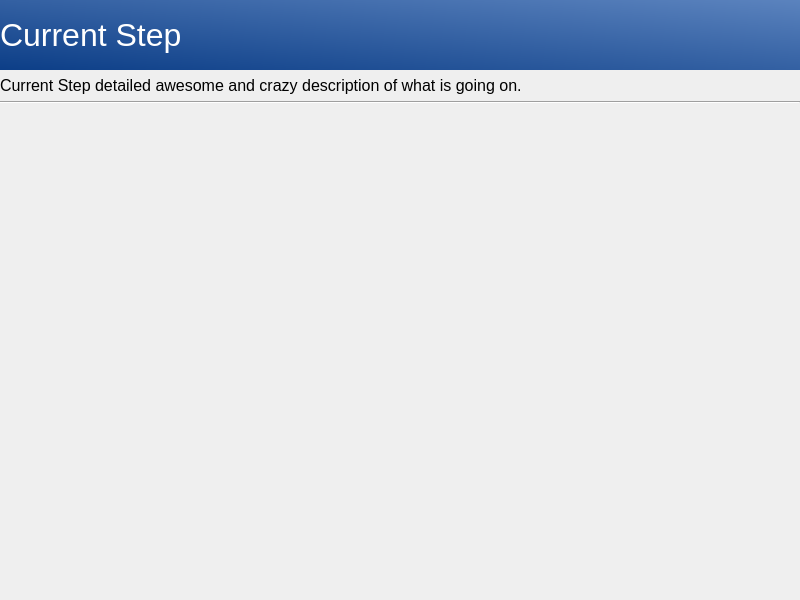
<?xml version="1.0" encoding="UTF-8"?>
<ui version="4.0">
 <class>MainWindow</class>
 <widget class="QMainWindow" name="MainWindow">
  <property name="enabled">
   <bool>true</bool>
  </property>
  <property name="geometry">
   <rect>
    <x>0</x>
    <y>0</y>
    <width>800</width>
    <height>600</height>
   </rect>
  </property>
  <property name="maximumSize">
   <size>
    <width>800</width>
    <height>600</height>
   </size>
  </property>
  <property name="windowTitle">
   <string>MainWindow</string>
  </property>
  <widget class="QWidget" name="centralWidget">
   <property name="sizePolicy">
    <sizepolicy hsizetype="Expanding" vsizetype="Expanding">
     <horstretch>0</horstretch>
     <verstretch>0</verstretch>
    </sizepolicy>
   </property>
   <layout class="QVBoxLayout" name="verticalLayout">
    <property name="leftMargin">
     <number>0</number>
    </property>
    <property name="topMargin">
     <number>0</number>
    </property>
    <property name="rightMargin">
     <number>0</number>
    </property>
    <item>
     <widget class="QLabel" name="labelCurrentStep">
      <property name="enabled">
       <bool>true</bool>
      </property>
      <property name="sizePolicy">
       <sizepolicy hsizetype="Preferred" vsizetype="Preferred">
        <horstretch>0</horstretch>
        <verstretch>0</verstretch>
       </sizepolicy>
      </property>
      <property name="minimumSize">
       <size>
        <width>799</width>
        <height>70</height>
       </size>
      </property>
      <property name="cursor">
       <cursorShape>WhatsThisCursor</cursorShape>
      </property>
      <property name="styleSheet">
       <string notr="true">background-color: qlineargradient(spread:pad, x1:0, y1:1, x2:1, y2:0, stop:0 rgba(12, 62, 135, 255), stop:1 rgba(91, 131, 190, 255));

font-size: 32px;
color: white;</string>
      </property>
      <property name="frameShape">
       <enum>QFrame::NoFrame</enum>
      </property>
      <property name="midLineWidth">
       <number>12</number>
      </property>
      <property name="text">
       <string>Current Step</string>
      </property>
      <property name="margin">
       <number>16</number>
      </property>
     </widget>
    </item>
    <item>
     <widget class="QLabel" name="labelStepDescription">
      <property name="maximumSize">
       <size>
        <width>700</width>
        <height>16777215</height>
       </size>
      </property>
      <property name="styleSheet">
       <string notr="true">font-size: 16px;</string>
      </property>
      <property name="text">
       <string>Current Step detailed awesome and crazy description of what is going on.</string>
      </property>
      <property name="wordWrap">
       <bool>true</bool>
      </property>
      <property name="margin">
       <number>16</number>
      </property>
     </widget>
    </item>
    <item>
     <widget class="Line" name="line">
      <property name="orientation">
       <enum>Qt::Horizontal</enum>
      </property>
     </widget>
    </item>
    <item>
     <widget class="QStackedWidget" name="installSteps">
      <widget class="LanguageSelect" name="languageselect"/>
      <widget class="QWidget" name="page_2"/>
     </widget>
    </item>
   </layout>
  </widget>
  <widget class="QMenuBar" name="menuBar">
   <property name="geometry">
    <rect>
     <x>0</x>
     <y>0</y>
     <width>800</width>
     <height>23</height>
    </rect>
   </property>
  </widget>
 </widget>
 <layoutdefault spacing="6" margin="11"/>
 <customwidgets>
  <customwidget>
   <class>LanguageSelect</class>
   <extends>QWidget</extends>
   <header>languageselect.h</header>
   <container>1</container>
  </customwidget>
 </customwidgets>
 <resources/>
 <connections/>
</ui>
